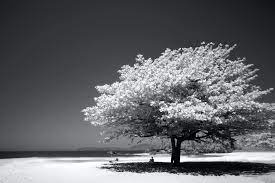
%> input picture lonely_tree.jpg, 275 x 183 px
$ octave Problem3_1_Quantization.m   (GNU Octave 9; MATLAB toolbox functions it lacks are replaced by stand-ins)
%> lines starting %> are read from the running program, lines starting %| are printed output that depends on the picture
% Problem 3_1 Quantization
clear, clc, close all;

% load image 'nature.png'
Img = double(imread('lonely_tree.jpg'));
%Img = double(imread('nature.png'));

% Repeat with different number of bits
for noOfBit = 1 : 8
%> this loop made 8 passes; what is shown inside it comes from the first
    %quantize to a given number of bits
    noOfLevel = 2 .^ noOfBit;
    levelGap = 256 / noOfLevel;
    fprintf('noOfBit: %i, noOfLevel: %i, levelGap: %i\n', noOfBit, noOfLevel, levelGap)
    quantizedImg = uint8(ceil(Img / levelGap) * levelGap - 1);
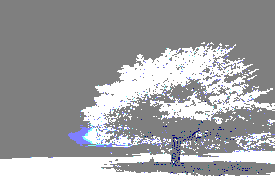
%> quantizedImg: size 183x275x3 uint8; mean R, G, B 160.7, 161.3, 163.6

    %plot image
    subplot(2, 4, noOfBit);
    imshow(quantizedImg);

    % image caption and saving
    if noOfBit == 1
      name = [num2str(noOfBit) '-bit'];
    else
      name = [num2str(noOfBit) '-bits'];
    end

    title(name)
    imwrite(quantizedImg, ['Quantization_in_' name '.png'])
end % end of noOfBit
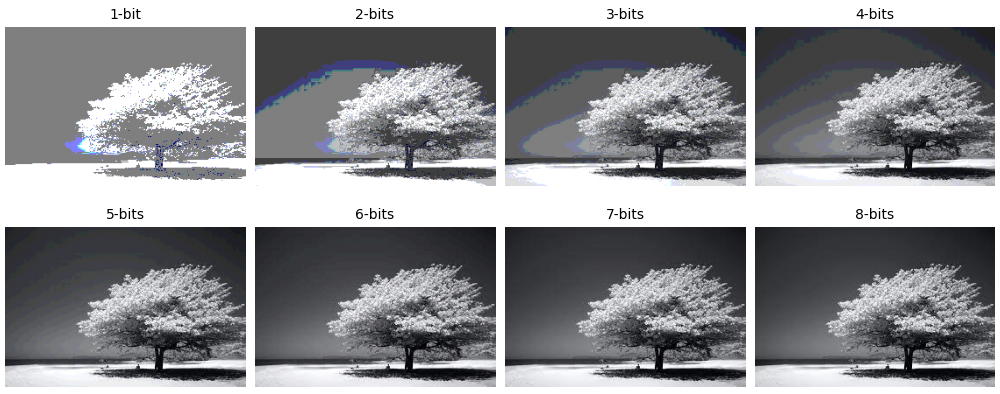
%> figure redrawn from the program's plot data, 8 panels

$ run again, with nature.png saved as lonely_tree.jpg
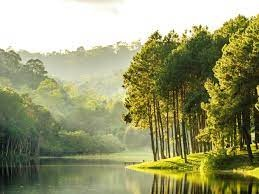
%> input picture nature.png, 259 x 194 px
%> `quantizedImg = uint8(ceil(Img / levelGap) * levelGap - 1);`:
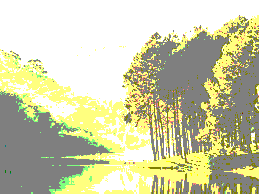
%> quantizedImg: size 194x259x3 uint8; mean R, G, B 204.5, 204.7, 168.1

$ run again, with Brightness_Darker.jpg copied over lonely_tree.jpg
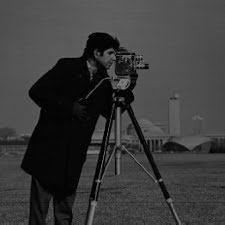
%> input picture Brightness_Darker.jpg, 225 x 225 px
%> `quantizedImg = uint8(ceil(Img / levelGap) * levelGap - 1);`:
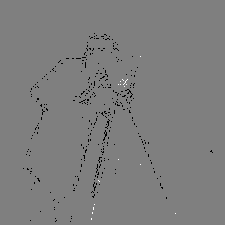
%> quantizedImg: size 225x225 uint8; min 0, max 255, mean 125.5
